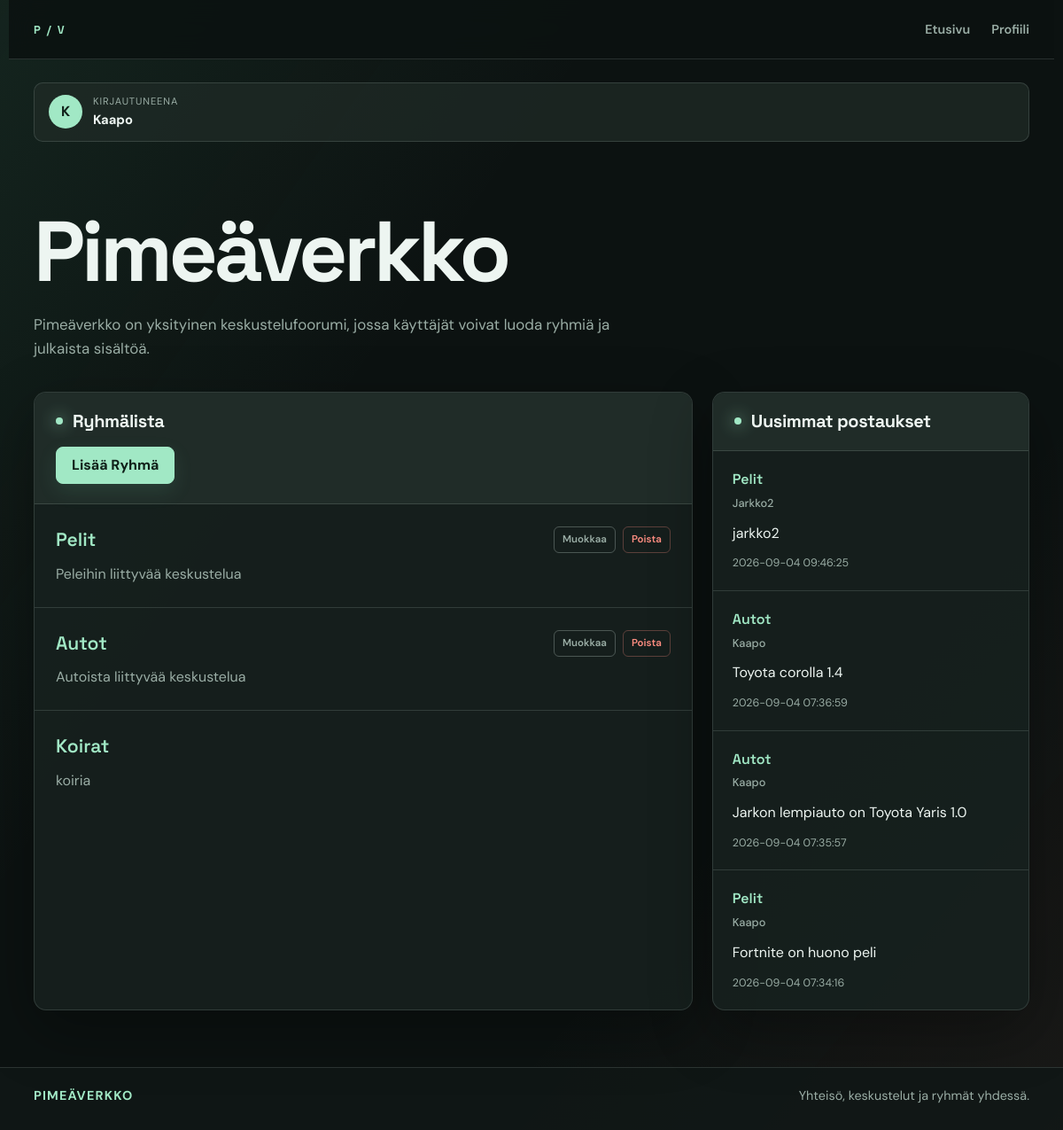
Before: /index.php (signed in) with the older database file.
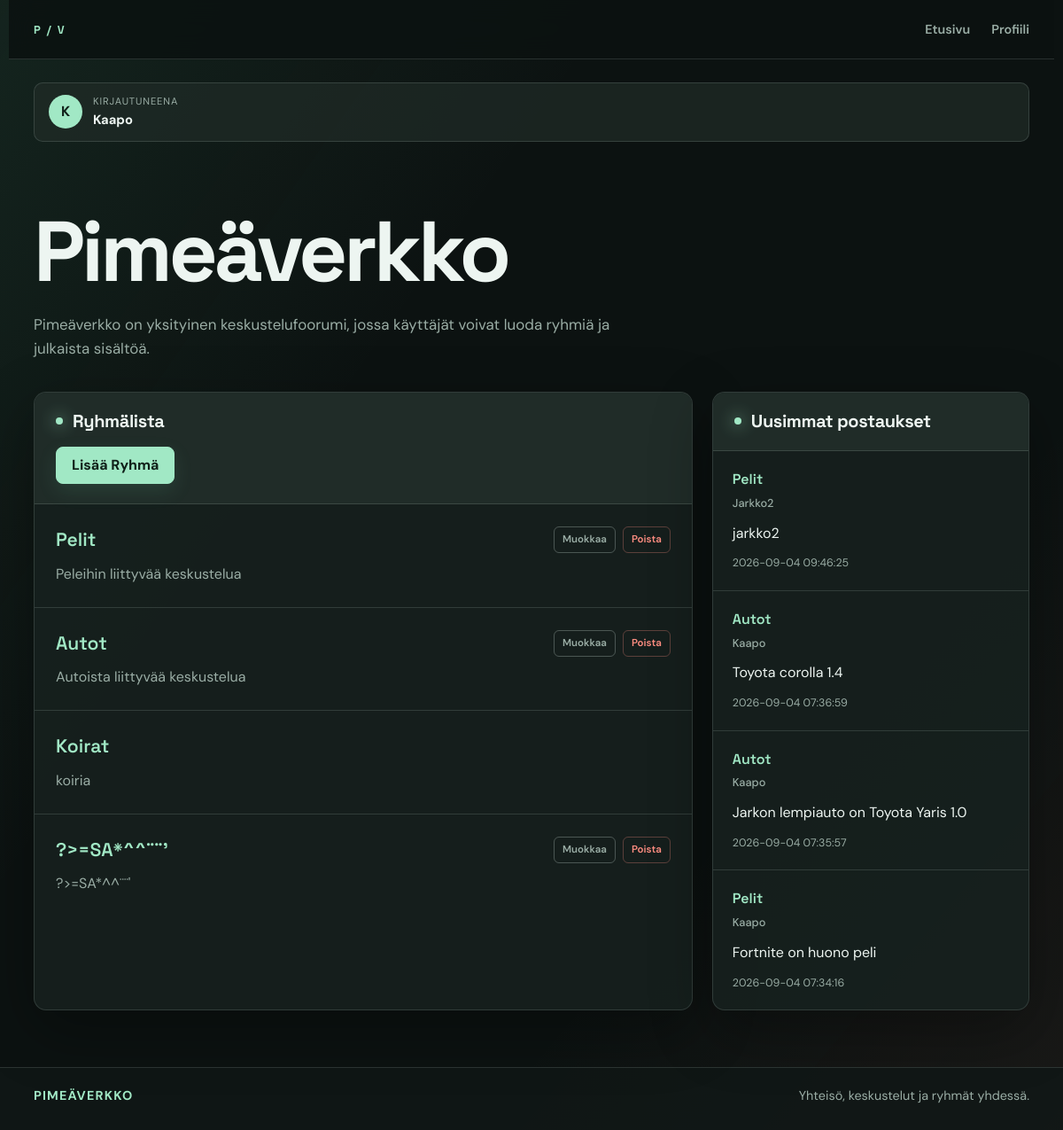
After: the same page with the newer database file.
### tables this page shows
CREATE TABLE IF NOT EXISTS `user` (
  `id` int NOT NULL AUTO_INCREMENT,
  `name` varchar(128) NOT NULL,
  `email` varchar(128) NOT NULL,
  `password_hash` varchar(128) NOT NULL,
  PRIMARY KEY (`id`),
  UNIQUE KEY `email` (`email`)
);

CREATE TABLE IF NOT EXISTS `groups` (
  `id` int NOT NULL AUTO_INCREMENT,
  `user_id` int NOT NULL,
  `name` varchar(100) NOT NULL,
  `description` text NOT NULL,
  PRIMARY KEY (`id`),
  KEY `FK_User_id` (`user_id`)
);

CREATE TABLE IF NOT EXISTS `posts` (
  `id` int NOT NULL AUTO_INCREMENT,
  `group_id` int NOT NULL,
  `user_id` int NOT NULL,
  `author` varchar(50) NOT NULL,
  `content` text NOT NULL,
  `created_at` timestamp NOT NULL DEFAULT CURRENT_TIMESTAMP,
  PRIMARY KEY (`id`),
  KEY `POST_FK_user_id` (`user_id`),
  KEY `POST_FK_group_id` (`group_id`)
);

### include/session.php (called while the page is built, shortened)
<?php
if (isset($_SESSION["user_id"])) {
    $mysqli = require __DIR__ . "/../database.php";
    $sql = "SELECT * FROM user
            WHERE id = {$_SESSION["user_id"]}";
    $result = $mysqli->query($sql);
    $user = $result->fetch_assoc();
}
?>

### index.php (the view, shortened to what this page needs)
<?php
require __DIR__ . "/include/session.php";
$user_id = (int) ($_SESSION['user_id'] ?? 0);
$result = mysqli_query($conn, "SELECT id, user_id, name, description FROM `groups`");
$latest_posts = mysqli_query(
    $conn,
    "SELECT posts.author, posts.content, posts.created_at,
            posts.group_id, `groups`.name AS group_name
     FROM posts
     INNER JOIN `groups` ON `groups`.id = posts.group_id
     ORDER BY posts.id DESC
     LIMIT 10"
);
?>
<!DOCTYPE html>
<html lang="fi">
<head>
    <link rel="stylesheet" href="style.css">
</head>
<body>
    <?php
    include 'include/nav.php';
    ?>
    <div class="account-bar">
        <?php if (isset($user)): ?>
            <div class="account-identity">
                <span class="account-avatar" aria-hidden="true">
                    <?= htmlspecialchars(strtoupper(substr($user["name"], 0, 1))) ?>
                </span>
                <div>
                    <span class="account-label">Kirjautuneena</span>
                    <strong><?= htmlspecialchars($user["name"], ENT_QUOTES, 'UTF-8') ?></strong>
                </div>
            </div>
        <?php endif; ?>
    </div>
    <header>
        <h1>Pimeäverkko</h1>
    </header>
    <main>
        <p>
            Pimeäverkko on yksityinen keskustelufoorumi, jossa käyttäjät voivat luoda ryhmiä ja julkaista sisältöä.
        </p>
    </main>
    <div class="home-columns">
        <section class="home-panel">
            <div class="group-list">
                <h2>Ryhmälista</h2>
                <a class="button action-button" href="add_group.php">Lisää Ryhmä</a>
            </div>
            <div class="group-items">
                <?php while ($row = mysqli_fetch_assoc($result)) { ?>
                    <article class="group">
                        <div class="group-header">
                            <a class="name" href="group.php?id=<?php echo (int) $row['id']; ?>">
                                <?php echo htmlspecialchars($row['name'], ENT_QUOTES, 'UTF-8'); ?>
                            </a>
                            <?php
                            if ($row["user_id"] == $user_id): ?>
                                <div class="post-actions">
                                    <div class="muokkaa">
                                        <a href="edit_group.php?id=<?php echo (int) $row['id']; ?>">Muokkaa</a>
                                    </div>
                                    <div class="poista">
                                        <a href="delete_group.php?id=<?php echo (int) $row['id']; ?>">Poista</a>
                                    </div>
                                </div>
                            <?php endif; ?>
                        </div>
                        <p class="description">
                            <?php echo htmlspecialchars($row['description'], ENT_QUOTES, 'UTF-8'); ?>
                        </p>
                    </article>
                <?php } ?>
            </div>
        </section>
        <section class="home-panel latest-panel">
            <div class="group-list">
                <h2>Uusimmat postaukset</h2>
            </div>
            <div class="latest-posts">
                <?php while ($post = mysqli_fetch_assoc($latest_posts)) { ?>
                    <article class="latest-post">
                        <a class="latest-group" href="group.php?id=<?php echo (int) $post['group_id']; ?>">
                            <?php echo htmlspecialchars($post['group_name'], ENT_QUOTES, 'UTF-8'); ?>
                        </a>
                        <strong class="latest-author">
                            <?php echo htmlspecialchars($post['author'], ENT_QUOTES, 'UTF-8'); ?>
                        </strong>
                        <p><?php echo htmlspecialchars($post['content'], ENT_QUOTES, 'UTF-8'); ?></p>
                        <div class="latest-post-meta">
                            <time><?php echo htmlspecialchars($post['created_at'], ENT_QUOTES, 'UTF-8'); ?></time>
                        </div>
                    </article>
                <?php } ?>
            </div>
        </section>
    </div>
    <?php include 'include/footer.php'; ?>
</body>
</html>

### include/nav.php
<nav>
    <a href="index.php">Etusivu</a>
    <a href="profile.php">Profiili</a>
</nav>

### include/footer.php
<footer class="site-footer">
    <div class="site-footer__inner">
        <p class="site-footer__brand">Pimeäverkko</p>
        <p class="site-footer__text">Yhteisö, keskustelut ja ryhmät yhdessä.</p>
    </div>
</footer>

Changed rows visible on the page:
added groups: name "?>=SA*^^¨¨'", description "?>=SA*^^¨¨'"
